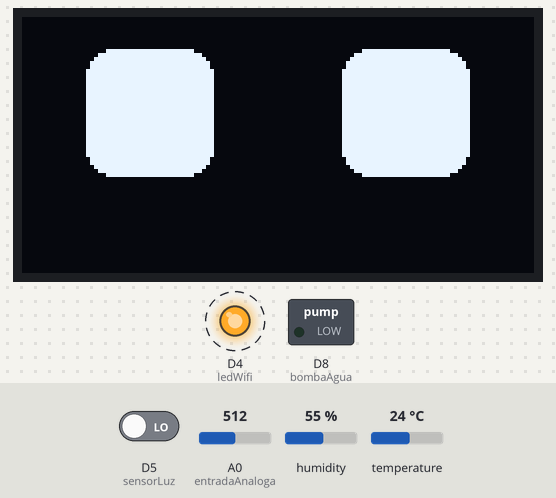
Bench run of a sketch on a simulated ESP8266 (NodeMCU). On the bench: 128×64 one-colour display, switched loads named in the sketch (green lamp = pin HIGH), output pins drawn as LEDs (lit = HIGH). Dashed ring = blinking. Inputs (shaded band) come from the test bench; at power-on: D5 (sensorLuz) LOW, A0 (entradaAnaloga) = 512, humidity 55 %, temperature 24 °C. WiFi joins after 1.5 s; servers stay silent unless stated; the display library's start-up logo is not drawn; uploads are accepted with an empty reply; no MQTT or app messages arrive unless stated; pins used as bus, display or sensor lines are not drawn; what the sketch prints to the serial monitor is not drawn.

Above: at 1.9 s.
Timing chart, 0 to 130.0 s (numbered marks = the images above):
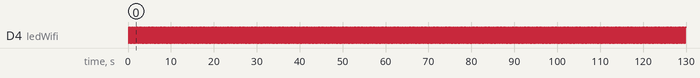

Measured:
- by itself, D4 (ledWifi): alternates HIGH for 0.20 s and LOW for 0.20 s

The sketch:

SmartGarden.ino
```cpp
//AUTHOR = ROBERTO VARGAS VARGAS
//VERSION = 1.0

#include <DHT.h>                //Se incluye la librería del sensor DHT11
#include <ESP8266WiFi.h>        //Se incluye la librería del WiFi del ESP8266
#include <Ticker.h>             //Se incluye la librería de Ticker para controlar el Led integrado
#include <Arduino.h>            //Se incluye la librería Arduino
#include <ESP8266WiFi.h>        //Se incluye la librería WiFi del ESP8266
#include <PubSubClient.h>       //Se incluye la librería PubSubClient que nos permite trabajar con MQTT
#include <ESP8266HTTPClient.h>  //Se incluye la librería de HTTP que nos permite trabajar con POST
#include <Wire.h>               //Se incluye la librería de Wire para controlar el LCD
#include <Adafruit_SSD1306.h>   //Se incluye la librería de Adafuit para el LCD
#include "eyes.h"               //Se incluyen los bitmap de los ojos para el LCD

///////////////////////////////////////////////////////

//D1 = SCK DISPLAY
//D2 = SDA DISPLAY

//D3 = SENSOR TEMP Y HUM - DHT11
//D4 = LED WIFI
//D5 = SENSOR LUZ - LDR FOTORESISTOR
//D6 = SENSOR NIVEL DE AGUA
//D7 = SENSOR HUMEDAD DE TIERRA
//D8 = RELAY BOMBA AGUA

//A0 = ENTRADA ANÁLOGA

////////////////////////////////////////////////////////

#define SCREEN_WIDTH 128  // OLED display width, in pixels
#define SCREEN_HEIGHT 64  // OLED display height, in pixels
#define OLED_RESET -1     // Reset pin # (or -1 if sharing Arduino reset pin)
Adafruit_SSD1306 display(SCREEN_WIDTH, SCREEN_HEIGHT, &Wire, OLED_RESET);

DHT dht(D3, DHT11);  //Se inicia el sensor en el puerto digital D3

float temperaturaAmbiente;                                   //Iniciar variable de temperatura del ambiente.
int humedadAmbiente;                                         //Iniciar variable de humedad del ambiente.
int nivelAgua, nivelAguaPorcentaje, humedadSueloPorcentaje;  //Iniciar variables de nivel de agua en bruto y porcentaje.
int nivelLuz;                                                //Iniciar variable de sensor de luz (0 - 1);
int humedadSuelo;                                            //Iniciar variable de nivel de humedad del suelo.
Ticker tic_WifiLed;                                          //Iniciar el objeto ticker con nombre tic_WifiLed;

//Información para conectar el WiFi
String ssidWiFi = "SmartGarden IoT";
String passwordWiFi = "12345678";

//Información asociada al BROKER MQTT
const char* serverMQTT = "192.168.31.2";     //Modificar según la IP o dominio del Broket MQTT
const int portMQTT = 1883;                   //Modificar según el puerto del Broker MQTT
const char* nombreDispositivo = "IPST_001";  //Modificar según el nombre del dispositivo

//Información asociada al servidor Web
String serverWeb = "http://192.168.31.3/SmartGarden/insertData.do";  //Enviamos el controlador que se encargará del proceso de guardado en la BBDD

char serial_command = -1;
unsigned long previousMillis = 0;
unsigned long interval = 30000;

WiFiClient wlanclient;
PubSubClient mqttClient(wlanclient);

char msg[50];

//Variables varias que se utilizan durante el programa
int contador = 0;
int intentosMaximos = 25;
boolean caraActiva = false;

//Declaramos los pines que usaremos
int entradaAnaloga = A0;
int ledWifi = D4;
int sensorLuz = D5;
int sensorNivelAgua = D6;
int sensorHumedadA = D7;
int bombaAgua = D8;

void setup() {
  Serial.begin(9600);  //Inicializar el puerto serie en 9600
  dht.begin();         //Inicializar la librería DHT

  //Indicamos los pines de salida
  pinMode(sensorNivelAgua, OUTPUT);
  pinMode(sensorHumedadA, OUTPUT);
  pinMode(bombaAgua, OUTPUT);
  pinMode(ledWifi, OUTPUT);

  //Indicamos pines de entrada
  pinMode(A0, INPUT);

  //Inicializamos la conexión de WiFi
  boolean wifiAux = conectarWiFi();
  if (wifiAux == false) {
    for (;;)
      ;  // No procede, loop infinito.
  }

  //Inicializamos la conexión MQTT
  boolean mqttAux = conectarBrokerMQTT();
  if (mqttAux == false) {
    for (;;)
      ;  // No procede, loop infinito.
  }

  //Inicializar el display
  if (!display.begin(SSD1306_SWITCHCAPVCC, 0x3c)) {
    Serial.println(F("SSD1306 allocation failed"));
    for (;;)
      ;  // Don't proceed, loop forever
  }

  display.display();
  display.clearDisplay();
  display.display();
}

void loop() {

  if (caraActiva == false) {
    mostrarCaraNormal();
  }

  //Leemos el valor de humedad ambiente
  humedadAmbiente = leerHumedad();

  //Leemos el valor de temperatura ambiente
  temperaturaAmbiente = leerTemperatura();

  //Leemos el nivel del agua
  nivelAgua = leerNivelAgua();
  //Nivel de agua en porcentaje
  //nivelAguaPorcentaje = map(nivelAgua, 400, 12, 100, 0);  //Nivel de agua analogo a porcentaje comentado dado que sensor se quemo

  //Emulamos el nivel de agua a 70%
  nivelAguaPorcentaje = 70;

  //Solucionamos lecturas erroneas
  if (nivelAguaPorcentaje <= 1) {
    nivelAguaPorcentaje = 0;
  }

  //Leemos el nivel del LDR
  nivelLuz = leerNivelLuz();

  //Leemos el nivel de humedad del suelo
  humedadSuelo = leerNivelHumedad();

  humedadSueloPorcentaje = map(humedadSuelo, 260, 910, 100, 0);

  if (humedadSueloPorcentaje <= 5) {
    humedadSueloPorcentaje = 0;
  }

  //Mostramos toda la información obtenida por puerto serial
  //Serial.println("Temperatura: " + String(temperaturaAmbiente) + "°C");
  //Serial.println("Humedad: " + String(humedadAmbiente) + "%");
  //Serial.println("Nivel de Agua: " + String(nivelAgua));
  //Serial.println("Porcentaje Nivel de Agua: " + String(nivelAguaPorcentaje) + "%");
  //Serial.println("LDR: " + String(nivelLuz));
  //Serial.println("Humedad Suelo: " + String(humedadSuelo));
  //Serial.println("Humedad Suelo %: " + String(humedadSueloPorcentaje));
  //Serial.println("-----------------------------------");

  if (!mqttClient.connected()) {
    conectarBrokerMQTT();
  }

  //Publicamos los datos en el Servidor MQTT
  mqttClient.publish("/devices/IPST_001/temp", String(temperaturaAmbiente).c_str());      //Temperatura
  mqttClient.publish("/devices/IPST_001/humAm", String(humedadAmbiente).c_str());         //Humedad
  mqttClient.publish("/devices/IPST_001/nvlAgua", String(nivelAguaPorcentaje).c_str());   //Nivel de Agua en %
  mqttClient.publish("/devices/IPST_001/nvlLuz", String(nivelLuz).c_str());               //Estado Luz
  mqttClient.publish("/devices/IPST_001/humSu", String(humedadSueloPorcentaje).c_str());  //Humedad de Suelo

  //Publicmaos los datos en el Servidor Web para su persistencia
  enviarDatosBBDD(temperaturaAmbiente, humedadAmbiente, humedadSueloPorcentaje, nivelLuz, nivelAguaPorcentaje);

  //Evaluamos el nivel del agua
  if (nivelAguaPorcentaje <= 10) {
    Serial.println("Nivel de agua muy bajo");
    mostrarCaraTriste();
  }

  //Para regar, primero revisamos el nivel
  if (nivelAguaPorcentaje >= 30) {
    //Si el nivel de humedad de suelo es menor al 30% y tenemos agua en el deposito, comienza el riego
    if (humedadSueloPorcentaje <= 25) {
      Serial.println("La tierra está seca, comienza el riego automático");

      display.clearDisplay();

      display.setTextSize(2);
      display.setCursor(0, 0);
      display.print("Regando...");

      display.display();

      activarBomba();
      delay(10000);
      desactivarBomba();
      delay(1000);

      mostrarCaraNormal();

    } else {
      Serial.println("La tierra está humeda, no hace falta regar");
      mostrarCaraNormal();
    }
  }

  //delay(60000);  // Espera de 1 minuto por cada envío de datos
  delay(15000);
  Serial.println("-------------------------");
}

//Funcion para conectar el WiFi
boolean conectarWiFi() {
  tic_WifiLed.attach(0.2, parpadearLedWifi);  // Parpadeo del LED WiFi cada 0.2 segundos

  WiFi.begin(ssidWiFi, passwordWiFi);
  while (WiFi.status() != WL_CONNECTED and contador < intentosMaximos) {
    contador++;
    delay(500);
    Serial.print(".");
  }
  Serial.println("");
  if (contador < intentosMaximos) {  //Si se conecta hace esto
    Serial.println("********************************************");
    Serial.print("Conectado a la red WiFi: ");
    Serial.println(WiFi.SSID());
    Serial.print("IP: ");
    Serial.println(WiFi.localIP());
    Serial.print("macAdress: ");
    Serial.println(WiFi.macAddress());
    Serial.println("*********************************************");
    return true;
  } else {  //No se conectó
    Serial.println("------------------------------------");
    Serial.println("Error al conectar el WiFi");
    Serial.println("------------------------------------");
    return false;
  }

  tic_WifiLed.detach();
  digitalWrite(ledWifi, HIGH);
}

//Funcion para conectar el Broker MQTT
boolean conectarBrokerMQTT() {
  mqttClient.setServer(serverMQTT, portMQTT);
  //mqttClient.setCallback(mqttCallback);

  if (mqttClient.connect(nombreDispositivo, NULL, NULL)) {
    Serial.println("Conectado al Broker MQTT");
    return true;
  } else {
    Serial.println("Error al conectar con el Broker MQTT");
    Serial.println(mqttClient.state());
    delay(200);
    return false;
  }
}

//Función que mediante POST envía los datos a la página web y esta los almacena en la base de datos
void enviarDatosBBDD(float tA, int hA, int hS, int nL, int nA) {
  //Mientras estemos conectados al WiFi se iniciará la función, caso contrario no se activará el envío de datos
  if (WiFi.status() == WL_CONNECTED) {
    HTTPClient http;  // Creamos el objeto HTTP
    String argumentos = "tempA=" + String(tA)
                        + "&humA=" + String(hA)
                        + "&nvlAgua=" + String(nA)
                        + "&nvlLuz=" + String(nL)
                        + "&humSuelo=" + String(hS);  //Concatenamos el string que irá en el POST con las lecturas

    http.begin(wlanclient, serverWeb);                                    //Le enviamos el servidor web
    http.addHeader("Content-Type", "application/x-www-form-urlencoded");  // Definimos el header como texto plano

    int codigo_respuesta = http.POST(argumentos);

    //Si el código es mayor que 200 significa que recibimos respuesta correcta
    if (codigo_respuesta > 0) {
      Serial.println("Código HTTP: " + String(codigo_respuesta));
      if (codigo_respuesta == 200) {
        String cuerpo_respuesta = http.getString();
        Serial.println("Datos enviados correctamente");
      }
      //Si no, algo falló
    } else {
      Serial.print("Error enviando POST, código: ");
      Serial.println(codigo_respuesta);
    }

    http.end();  // Cerramos el objeto HTTP

  } else {
    Serial.println("Error en la conexion WIFI");
  }

  //delay(300000) //espera 5 minutos
}

//Funcion que hace parpadear el LED D4 cuando la conexión está en proceso
void parpadearLedWifi() {
  byte estado = digitalRead(ledWifi);
  digitalWrite(ledWifi, !estado);
}

//Funcion para leer la Temperatura
float leerTemperatura() {
  return dht.readTemperature();
}

//Funcion para leer la humedad
int leerHumedad() {
  return dht.readHumidity();
}

//Funcion para leer el nivel de agua
int leerNivelAgua() {
  digitalWrite(D7, LOW);
  digitalWrite(D6, HIGH);
  delay(500);
  int aux = analogRead(entradaAnaloga);
  ;
  digitalWrite(D6, LOW);
  return aux;
}

//Funcion para leer el nivel de humedad del suelo
float leerNivelHumedad() {
  digitalWrite(D6, LOW);
  digitalWrite(D7, HIGH);
  delay(500);
  int aux = analogRead(A0);
  digitalWrite(D7, LOW);
  return aux;
}

//Funcion para leer el nivel de luz
int leerNivelLuz() {
  return digitalRead(sensorLuz);  // 0 = Hay luz // 1 = No hay luz
}

//Funcion para activar la bomba de agua
void activarBomba() {
  digitalWrite(bombaAgua, HIGH);
  Serial.println("Bomba activada.");
}

//Funcion para desactivar la bomba de agua
void desactivarBomba() {
  digitalWrite(bombaAgua, LOW);
  Serial.println("Bomba desactivada.");
}

//Funcion que cambia la cara del display
void mostrarCaraNormal() {
  display.clearDisplay();

  display.drawBitmap(16, 8, peyes[1][0][0], 32, 32, WHITE);  //IZQUIERDO
  display.drawBitmap(80, 8, peyes[1][0][0], 32, 32, WHITE);  //DERECHO

  display.display();
  caraActiva = true;
}

//Funcion que cambia la cara del display
void mostrarCaraTriste() {
  display.clearDisplay();

  display.drawBitmap(16, 8, peyes[5][0][0], 32, 32, WHITE);  //IZQUIERDO
  display.drawBitmap(80, 8, peyes[3][0][0], 32, 32, WHITE);  //DERECHO

  display.display();
  caraActiva = true;
}
```

Source omitted: eyes.h (31934 bytes)
